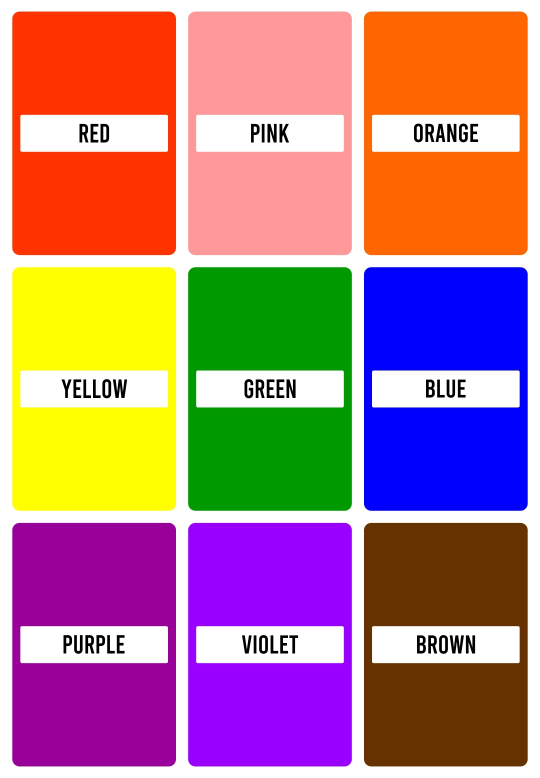
#> input picture SampleImages/basiccolors.jpg, 1080 x 1556 px (shown at 1/2 size)
$ python color_detection.py
#> lines starting #> are read from the running program, lines starting #| are printed output that depends on the picture
import pandas as pd
import cv2

image_path = input("Enter the Image path: ")
#> the answer given: SampleImages/basiccolors.jpg

# creating index to the csv file
index = ["Color", "Color Name", "Hex Value", "R", "G", "B"]

# Reading the csv file
df = pd.read_csv("colors.csv", names=index, header=None)
#> (reads colors.csv from the repository)

# # Slicling the csv for particular index, value
# print(df.head(10))
# print(df.loc[9])
# print(df.loc[9,"Color Name"])

# Reading the image
img = cv2.imread(image_path)
#> img is the input picture: shape (1556, 1080, 3); mean B, G, R 131.1, 127, 181.3

# Resizing image
img = cv2.resize(img, (900, 600))
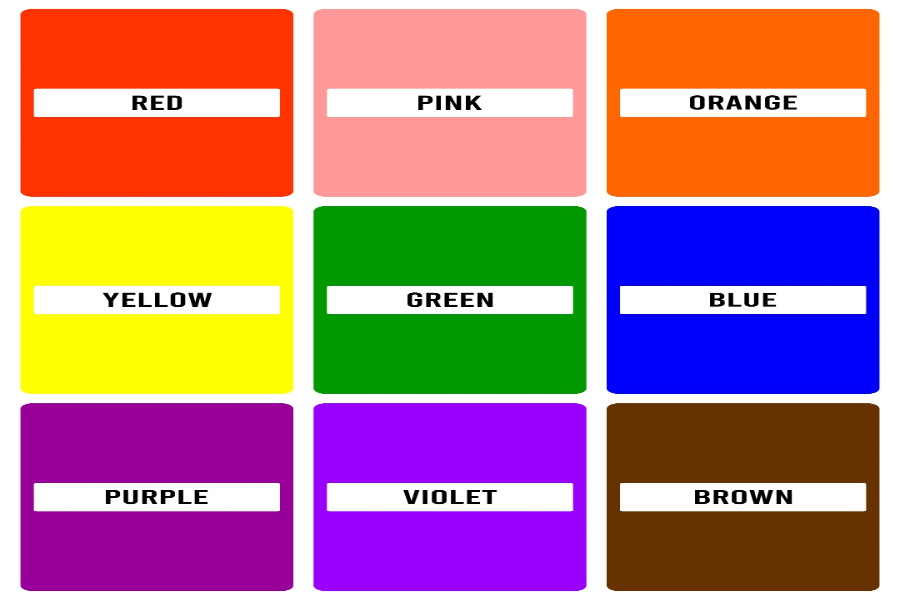
#> img: shape (600, 900, 3); mean B, G, R 130.8, 126.7, 181.1

clicked = False
r = g = b = xpos = ypos = 0

# functions
def get_color(R,G,B):
    minimum = 1000
    for i in range(len(df)):
        data = abs(R - int(df.loc[i, 'R'])) + abs(G - int(df.loc[i, 'G'])) + abs(B - int(df.loc[i, 'B']))
        if data <= minimum:
            minimum = data
            cname = df.loc[i, 'Color Name']
    return cname

def click_function(event, x, y, flags, params):
    if event == cv2.EVENT_LBUTTONDBLCLK:
        global clicked, r, g, b, xpos, ypos
        clicked = True
        xpos = x
        ypos = y
        b, g, r = img[y, x]
        b = int(b)
        g = int(g)
        r = int(r)

cv2.namedWindow(image_path)
cv2.setMouseCallback(image_path, click_function)

# # Reading the image pixels
# print(img)

# Creating the window with name and show the image window in the display
while True:
    cv2.imshow(image_path, img)

    if clicked:
        # print("Clicked!!!")
        cv2.rectangle(img, (20,20), (850, 70), (b, g, r), -1)
        text = f"Color name - {get_color(r,g,b)} RGB - {r,g,b}"
        cv2.putText(img, text, (50, 50), 2, 0.8, (255, 255, 255), 1, cv2.LINE_AA)
        if r + g + b >= 600:
            cv2.putText(img, text, (50, 50), 2, 0.8, (0,0,0), 1, cv2.LINE_AA)

    if cv2.waitKey(1) & 0xFF == 27:
#> (key Esc is pressed here)
        break
